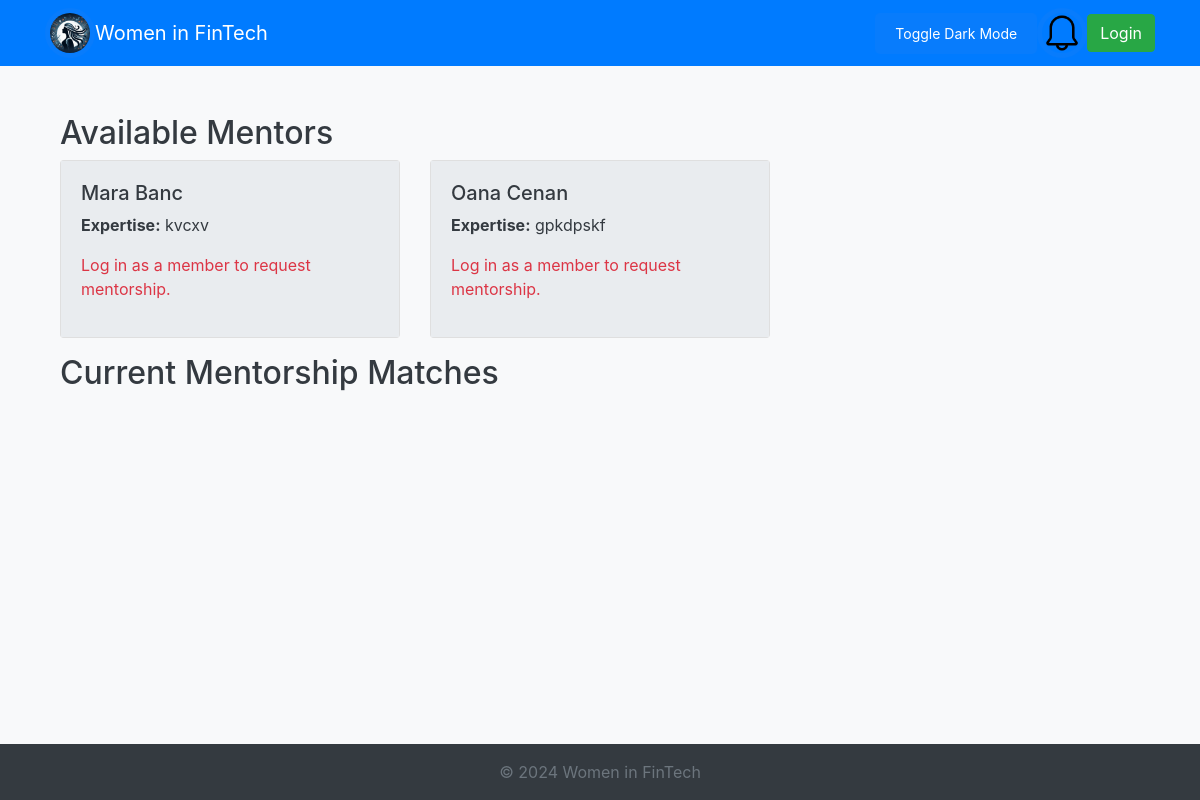
The page /mentorship.php on the database as committed earlier.
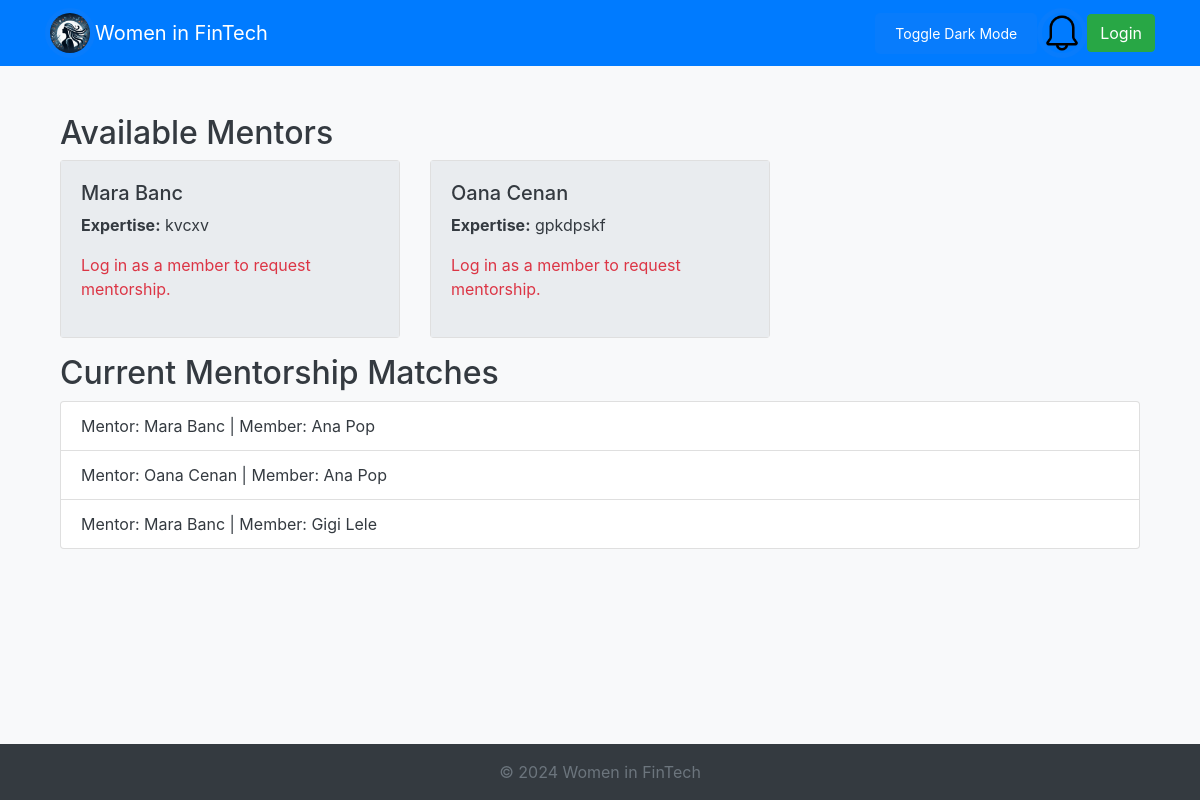
The same page on the database as committed later.
### tables this page shows
CREATE TABLE `members` (
  `id` int(11) NOT NULL,
  `first_name` varchar(50) NOT NULL,
  `last_name` varchar(50) NOT NULL,
  `email` varchar(100) NOT NULL,
  `profession` varchar(100) DEFAULT '-',
  `company` varchar(100) DEFAULT '-',
  `expertise` text DEFAULT NULL,
  `linkedin_profile` varchar(255) DEFAULT NULL,
  `pfp` varchar(500) NOT NULL DEFAULT 'resources/default_profile_pic.jpg',
  `status` enum('admin','member','mentor') DEFAULT 'member',
  `created_at` timestamp NOT NULL DEFAULT current_timestamp(),
  `password` varchar(200) NOT NULL DEFAULT 'parola'
);

CREATE TABLE `mentorship_matches` (
  `id` int(11) NOT NULL,
  `mentor_id` int(11) NOT NULL,
  `member_id` int(11) NOT NULL,
  `created_at` datetime DEFAULT current_timestamp(),
  `progress` enum('beginner','intermediate','advanced','complete') DEFAULT 'beginner'
);

### mentorship.php (the view, shortened to what this page needs)
<?php
include_once "includes/header.php";
$query_mentors = "SELECT id, first_name, last_name, expertise FROM members WHERE status = 'mentor'";
$mentors = $db->query($query_mentors)->fetchAll(PDO::FETCH_ASSOC);
$query_matches = "
    SELECT mm.mentor_id, mm.member_id,
           m1.first_name AS mentor_first, m1.last_name AS mentor_last,
           m2.first_name AS member_first, m2.last_name AS member_last
    FROM mentorship_matches mm
    JOIN members m1 ON mm.mentor_id = m1.id
    JOIN members m2 ON mm.member_id = m2.id
";
$matches = $db->query($query_matches)->fetchAll(PDO::FETCH_ASSOC);
?>
<div class="container mt-4">
    <h2>Available Mentors</h2>
    <div class="row">
        <?php foreach ($mentors as $mentor): ?>
            <div class="col-md-4">
                <div class="card mb-3">
                    <div class="card-body">
                        <h5><?php echo htmlspecialchars($mentor['first_name'] . " " . $mentor['last_name']); ?></h5>
                        <p><strong>Expertise:</strong> <?php echo htmlspecialchars($mentor['expertise'] ?? 'N/A'); ?></p>
                        <?php if ($_SESSION['user']['status'] === 'member'): ?>
                            <form method="POST" action="">
                                <input type="hidden" name="mentor_request_id" value="<?php echo $mentor['id']; ?>">
                                <button type="submit" class="btn btn-primary mt-2">Request Mentorship</button>
                            </form>
                        <?php else: ?>
                            <p class="text-danger">Log in as a member to request mentorship.</p>
                        <?php endif; ?>
                    </div>
                </div>
            </div>
        <?php endforeach; ?>
    </div>
    <h2>Current Mentorship Matches</h2>
    <ul class="list-group mb-4">
        <?php foreach ($matches as $match): ?>
            <li class="list-group-item d-flex justify-content-between align-items-center">
            <span>
                Mentor: <?php echo htmlspecialchars($match['mentor_first'] . " " . $match['mentor_last']); ?>
                | Member: <?php echo htmlspecialchars($match['member_first'] . " " . $match['member_last']); ?>
            </span>
            </li>
        <?php endforeach; ?>
    </ul>
</div>
<?php include_once "includes/footer.php";  ?>

Rows that differ between the two databases and show on the page:
added mentorship_matches: mentor.last_name "Mara Banc", member.last_name "Ana Pop"
added mentorship_matches: mentor.last_name "Oana Cenan", member.last_name "Ana Pop"
added mentorship_matches: mentor.last_name "Mara Banc", member.last_name "Gigi Lele"
